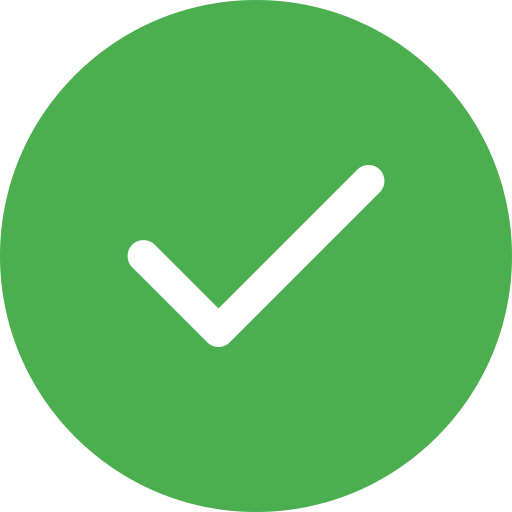
#> input picture Respostas/input_images/check-1.png, 512 x 512 px; its folder holds only this picture in this run
$ python Q1.3.py
#> lines starting #> are read from the running program, lines starting #| are printed output that depends on the picture
import asyncio
import os
import time
from PIL import Image, ImageFilter
import matplotlib.pyplot as plt

async def process_image(image_path, output_folder):
    try:
        image = Image.open(image_path).convert("RGBA")
        image = image.filter(ImageFilter.BLUR)
        output_path = os.path.join(output_folder, os.path.basename(image_path))
        image.save(output_path)
    except:
        pass
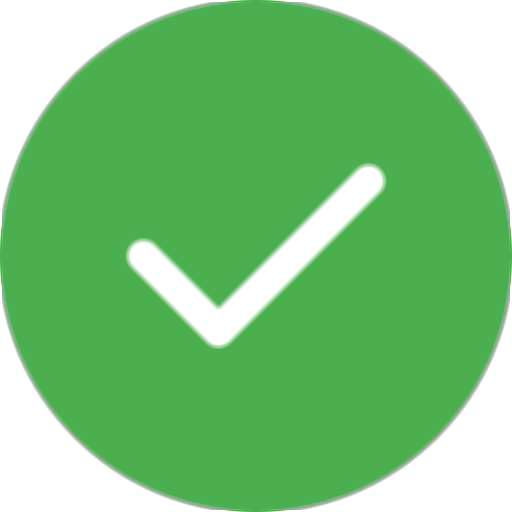
#> saved as check-1.png: PIL image 512x512 RGBA; mean R, G, B, A 66.6, 140.6, 69.6, 200.1; transparent parts drawn white

async def process_images(input_folder, output_folder):
    tasks = []
    for image_name in os.listdir(input_folder):
        if image_name.endswith(('.png', '.jpg', '.jpeg')):
            image_path = os.path.join(input_folder, image_name)
            tasks.append(process_image(image_path, output_folder))
    await asyncio.gather(*tasks)

def measure_performance(input_folder, output_folder, num_threads_list):
    times = []
    for num_threads in num_threads_list:
        os.environ["PYTHONASYNCIODEBUG"] = str(num_threads)
        start_time = time.perf_counter()
        asyncio.run(process_images(input_folder, output_folder))
        end_time = time.perf_counter()
        times.append(end_time - start_time)
    return times

def main():
    input_folder = "input_images"
    output_folder = "output_images"
    if not os.path.exists(output_folder):
        os.makedirs(output_folder)

    num_threads_list = [1, 2, 4, 8, 16]
    times = measure_performance(input_folder, output_folder, num_threads_list)

    plt.plot(num_threads_list, times, marker='o')
    plt.xlabel("Número de Threads")
    plt.ylabel("Tempo de Execução (s)")
    plt.title("Desempenho do Processamento de Imagens Assíncrono")
    plt.show()
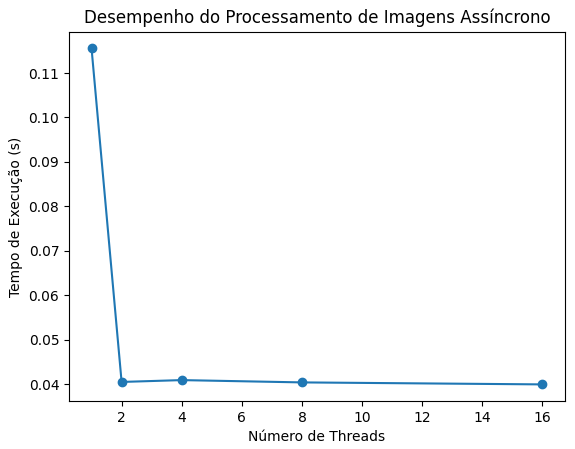
#> figure drawn by matplotlib, 1 panel

if __name__ == "__main__":
    main()
